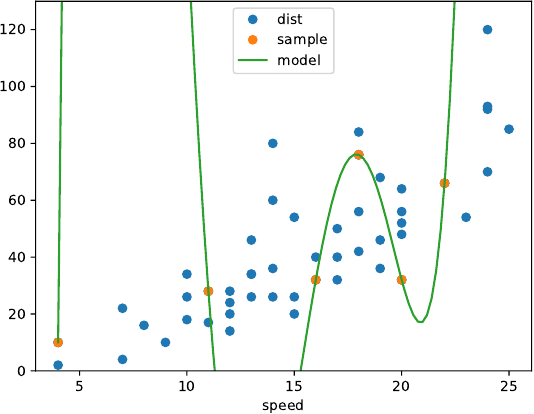

This figure's Python source:
import numpy as np
import pandas as pd
import statsmodels.api as sm
my_data = sm.datasets.get_rdataset('cars', 'datasets').data

my_idx = [1, 10, 26, 33, 38, 43]
my_sample = my_data.iloc[my_idx, ]
X, y = my_sample[['speed']], my_sample['dist']

from sklearn.preprocessing import PolynomialFeatures
d = 5
X5 = PolynomialFeatures(d).fit_transform(X) # Xの1乗から5乗の変数

from sklearn.linear_model import LinearRegression
my_model = LinearRegression()
my_model.fit(X5, y)

tmp = pd.DataFrame({'speed': np.linspace(min(my_data.speed),
                                         max(my_data.speed),
                                         100)})
X5 = PolynomialFeatures(d).fit_transform(tmp)
tmp['model'] = my_model.predict(X5)

my_sample = my_sample.assign(sample=y)
my_df = pd.concat([my_data, my_sample, tmp])
my_df.plot(x='speed', style=['o', 'o', '-'], ylim=(0, 130))

import matplotlib.pyplot as plt
plt.savefig('07-p-polynomial.pdf')
